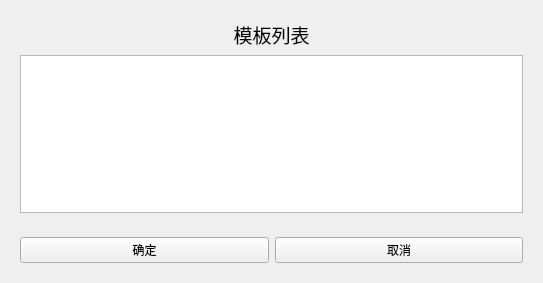
<?xml version="1.0" encoding="UTF-8"?>
<ui version="4.0">
 <class>templateTables</class>
 <widget class="QWidget" name="templateTables">
  <property name="geometry">
   <rect>
    <x>0</x>
    <y>0</y>
    <width>543</width>
    <height>283</height>
   </rect>
  </property>
  <property name="minimumSize">
   <size>
    <width>543</width>
    <height>283</height>
   </size>
  </property>
  <property name="windowTitle">
   <string>模板列表</string>
  </property>
  <property name="windowIcon">
   <iconset resource="Resources.qrc">
    <normaloff>:/new/prefix1/icon/title.png</normaloff>:/new/prefix1/icon/title.png</iconset>
  </property>
  <layout class="QGridLayout" name="gridLayout_6">
   <item row="0" column="0">
    <layout class="QGridLayout" name="gridLayout_5">
     <item row="0" column="0">
      <widget class="QWidget" name="widget" native="true">
       <layout class="QGridLayout" name="gridLayout_4">
        <item row="0" column="0">
         <layout class="QGridLayout" name="gridLayout_3">
          <item row="0" column="0">
           <widget class="QLabel" name="label">
            <property name="text">
             <string>&lt;html&gt;&lt;head/&gt;&lt;body&gt;&lt;p align=&quot;center&quot;&gt;&lt;span style=&quot; font-size:14pt;&quot;&gt;模板列表&lt;/span&gt;&lt;/p&gt;&lt;/body&gt;&lt;/html&gt;</string>
            </property>
           </widget>
          </item>
          <item row="1" column="0">
           <widget class="QTableWidget" name="tableWidget">
            <property name="selectionMode">
             <enum>QAbstractItemView::NoSelection</enum>
            </property>
            <attribute name="verticalHeaderVisible">
             <bool>false</bool>
            </attribute>
           </widget>
          </item>
         </layout>
        </item>
       </layout>
      </widget>
     </item>
     <item row="1" column="0">
      <widget class="QWidget" name="widget_2" native="true">
       <layout class="QGridLayout" name="gridLayout_2">
        <item row="0" column="0">
         <layout class="QGridLayout" name="gridLayout">
          <item row="0" column="0">
           <widget class="QPushButton" name="pushButton">
            <property name="text">
             <string>确定</string>
            </property>
           </widget>
          </item>
          <item row="0" column="1">
           <widget class="QPushButton" name="pushButton_2">
            <property name="text">
             <string>取消</string>
            </property>
           </widget>
          </item>
         </layout>
        </item>
       </layout>
      </widget>
     </item>
    </layout>
   </item>
  </layout>
 </widget>
 <resources>
  <include location="Resources.qrc"/>
 </resources>
 <connections/>
</ui>
